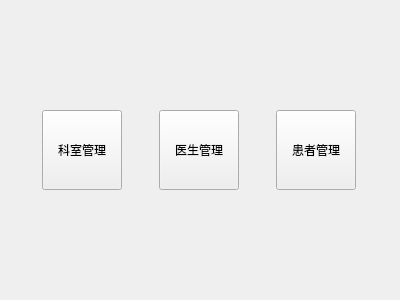
<?xml version="1.0" encoding="UTF-8"?>
<ui version="4.0">
 <class>WelcomeView</class>
 <widget class="QWidget" name="WelcomeView">
  <property name="geometry">
   <rect>
    <x>0</x>
    <y>0</y>
    <width>400</width>
    <height>300</height>
   </rect>
  </property>
  <property name="windowTitle">
   <string>欢迎</string>
  </property>
  <layout class="QVBoxLayout" name="verticalLayout">
   <item>
    <spacer name="verticalSpacer_2">
     <property name="orientation">
      <enum>Qt::Orientation::Vertical</enum>
     </property>
     <property name="sizeHint" stdset="0">
      <size>
       <width>20</width>
       <height>91</height>
      </size>
     </property>
    </spacer>
   </item>
   <item>
    <layout class="QHBoxLayout" name="horizontalLayout">
     <item>
      <widget class="QPushButton" name="btDepartment">
       <property name="sizePolicy">
        <sizepolicy hsizetype="Minimum" vsizetype="Minimum">
         <horstretch>0</horstretch>
         <verstretch>0</verstretch>
        </sizepolicy>
       </property>
       <property name="minimumSize">
        <size>
         <width>80</width>
         <height>80</height>
        </size>
       </property>
       <property name="maximumSize">
        <size>
         <width>80</width>
         <height>80</height>
        </size>
       </property>
       <property name="text">
        <string>科室管理</string>
       </property>
      </widget>
     </item>
     <item>
      <widget class="QPushButton" name="btDoctor">
       <property name="sizePolicy">
        <sizepolicy hsizetype="Minimum" vsizetype="Minimum">
         <horstretch>0</horstretch>
         <verstretch>0</verstretch>
        </sizepolicy>
       </property>
       <property name="minimumSize">
        <size>
         <width>80</width>
         <height>80</height>
        </size>
       </property>
       <property name="maximumSize">
        <size>
         <width>80</width>
         <height>80</height>
        </size>
       </property>
       <property name="text">
        <string>医生管理</string>
       </property>
      </widget>
     </item>
     <item>
      <widget class="QPushButton" name="btPatient">
       <property name="sizePolicy">
        <sizepolicy hsizetype="Minimum" vsizetype="Minimum">
         <horstretch>0</horstretch>
         <verstretch>0</verstretch>
        </sizepolicy>
       </property>
       <property name="minimumSize">
        <size>
         <width>80</width>
         <height>80</height>
        </size>
       </property>
       <property name="maximumSize">
        <size>
         <width>80</width>
         <height>80</height>
        </size>
       </property>
       <property name="text">
        <string>患者管理</string>
       </property>
      </widget>
     </item>
    </layout>
   </item>
   <item>
    <spacer name="verticalSpacer">
     <property name="orientation">
      <enum>Qt::Orientation::Vertical</enum>
     </property>
     <property name="sizeHint" stdset="0">
      <size>
       <width>20</width>
       <height>91</height>
      </size>
     </property>
    </spacer>
   </item>
  </layout>
 </widget>
 <resources/>
 <connections/>
</ui>
